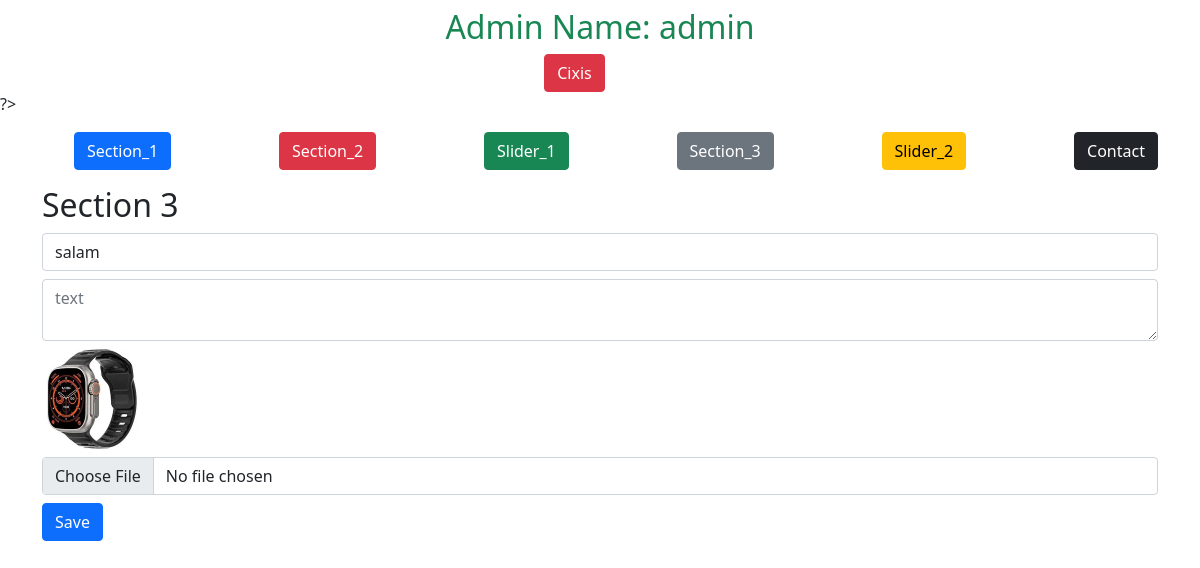
The app's page /admin/section3.php (signed in) with its own data.
### tables this page shows
CREATE TABLE `section_3` (
  `id` int NOT NULL,
  `title` varchar(255) NOT NULL,
  `text` text NOT NULL,
  `image` varchar(1000) NOT NULL
);

### admin/function/helper.php (called while the page is built, shortened)
<?php
function getImage($name){
    return "http://localhost/apollo/uploads/$name";
}

### admin/section3.php (the view, shortened to what this page needs)
<?php require_once '../db.php';
require_once 'header.php';
require_once './function/helper.php';
require_once './function/middleware.php' ?>
?>
    <div class="container d-flex mt-3" style="width: 100%">
        <ul class="d-flex justify-content-between" style="width: 100%">
            <li style="list-style-type: none"><a class="text-decoration-none btn btn-primary" href="http://localhost/apollo/admin/function/section1.php">Section_1</a></li>
            <li style="list-style-type: none"><a class="text-decoration-none btn btn-danger" href="http://localhost/apollo/admin/section2.php">Section_2</a></li>
            <li style="list-style-type: none"><a class="text-decoration-none btn btn-success" href="">Slider_1</a></li>
            <li style="list-style-type: none"><a class="text-decoration-none btn btn-secondary" href="http://localhost/apollo/admin/section3.php">Section_3</a></li>
            <li style="list-style-type: none"><a class="text-decoration-none btn btn-warning" href="">Slider_2</a></li>
            <li style="list-style-type: none"><a class="text-decoration-none btn btn-dark" href="http://localhost/apollo/admin/contact.php">Contact</a></li>
        </ul>
    </div>
        <?php
        $query = $db->prepare('Select * from section_3 limit 1');
        $query->execute();
        $section = $query->fetch();
        ?>
    <div class="container">
        <h2>Section 3</h2>
        <form action="./function/section3.php" method="POST" enctype="multipart/form-data">
            <input type="text" class="form-control my-2" placeholder="title" name="title" value="<?php echo isset ($section['title']) ?  $section ['title'] : "" ?>">
            <textarea class="form-control my-2" placeholder="text" name="text"<?php echo isset ($section['title']) ?  $section ['title'] : "" ?>></textarea>
            <?php
            if (isset($section['image'])){
                ?>
                <img width="100" src="<?php echo getImage($section['image']) ?>" alt="">
                <?php
            }
            ?>
            <input type="file" class="form-control my-2"  name="image">
            <button class="btn btn-primary">Save</button>
        </form>
    </div>
<?php require_once 'footer.php'?>

### records on screen
section_3: title "salam", text "text", image (picture)

### other values on screen
$_SESSION['user_admin'] "admin"
